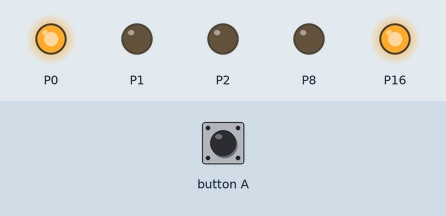
The program below on a simulated BBC micro:bit (MakeCode). Shown: output pins drawn as LEDs (lit = HIGH). The test bench sets the inputs (shaded band).

Above: at 1.2 s.
1.3 s: button A pressed for 0.15 s
At 4.6 s:
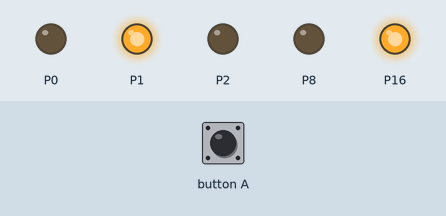
At 6.1 s:
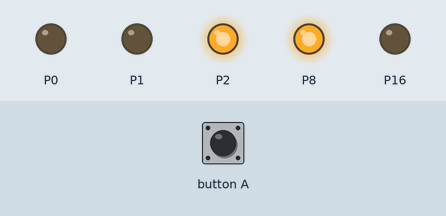
Timing chart, 0 to 9.0 s (numbered marks = the images above; inputs shaded):
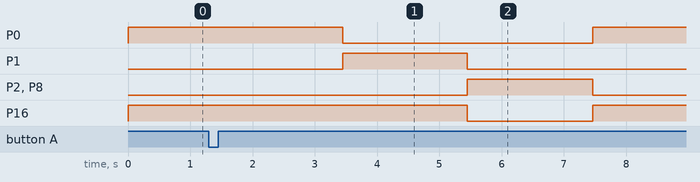

The program:

main.ts
```typescript
input.onButtonPressed(Button.A, function () {
    lumiere = 3
    vert()
    basic.pause(2000)
    orange()
    basic.pause(2000)
    rouge()
    basic.pause(2000)
    lumiere_rouge = 2
})
function orange () {
    pins.digitalWritePin(DigitalPin.P0, 0)
    pins.digitalWritePin(DigitalPin.P1, 1)
    pins.digitalWritePin(DigitalPin.P2, 0)
    pins.digitalWritePin(DigitalPin.P16, 1)
    pins.digitalWritePin(DigitalPin.P8, 0)
}
function rouge () {
    pins.digitalWritePin(DigitalPin.P0, 0)
    pins.digitalWritePin(DigitalPin.P1, 0)
    pins.digitalWritePin(DigitalPin.P2, 1)
    pins.digitalWritePin(DigitalPin.P8, 1)
    pins.digitalWritePin(DigitalPin.P16, 0)
}
function vert () {
    pins.digitalWritePin(DigitalPin.P0, 1)
    pins.digitalWritePin(DigitalPin.P1, 0)
    pins.digitalWritePin(DigitalPin.P2, 0)
    pins.digitalWritePin(DigitalPin.P8, 0)
    pins.digitalWritePin(DigitalPin.P16, 1)
}
let lumiere_rouge = 0
let lumiere = 0
vert()
basic.forever(function () {
    if (lumiere_rouge == 2) {
        vert()
    }
})
```

test.ts
```typescript
// les tests vont ici ; cela ne sera pas compilé si ce paquet est utilisé en tant qu'extension.
```

Measured:
- after the input at 1.3 s, P0: HIGH → LOW after 2.2 s, → HIGH 4.0 s later; P1: LOW → HIGH after 2.2 s, → LOW 2.0 s later; P2, P8: LOW → HIGH after 4.2 s, → LOW 2.0 s later; P16: HIGH → LOW after 4.2 s, → HIGH 2.0 s later
